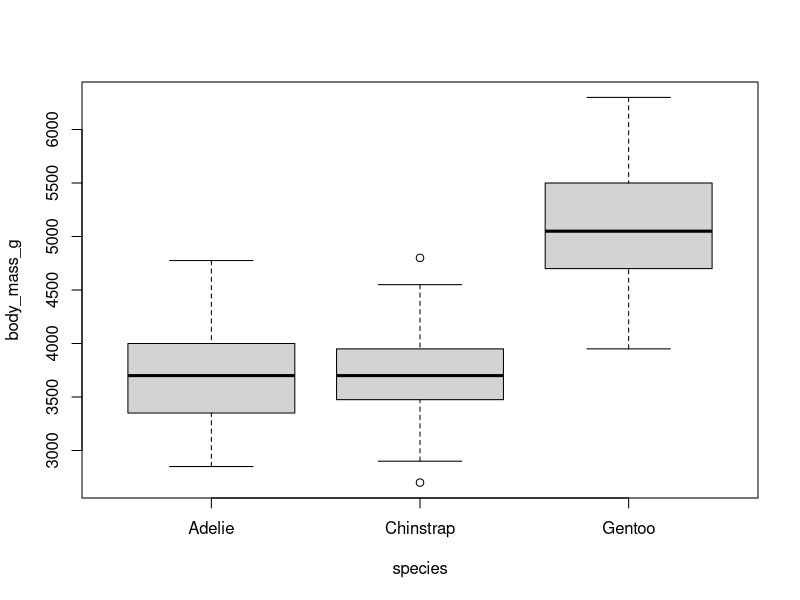
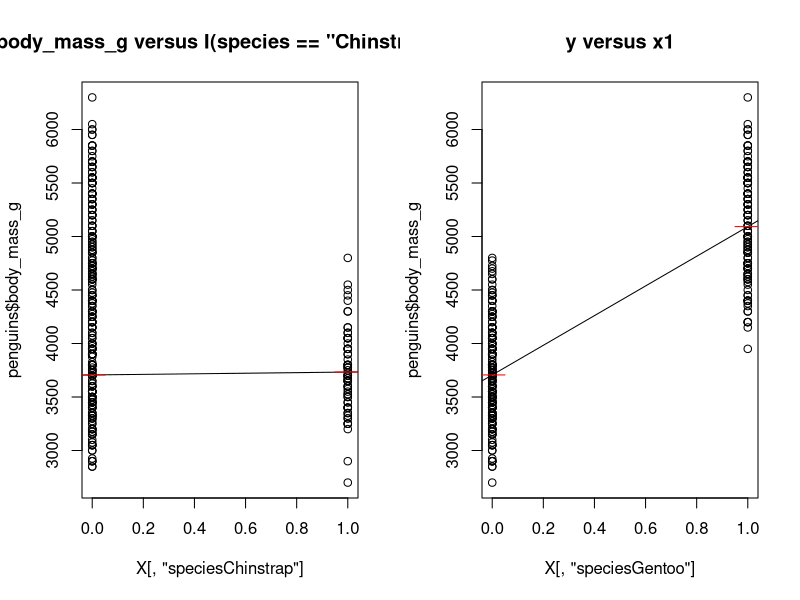
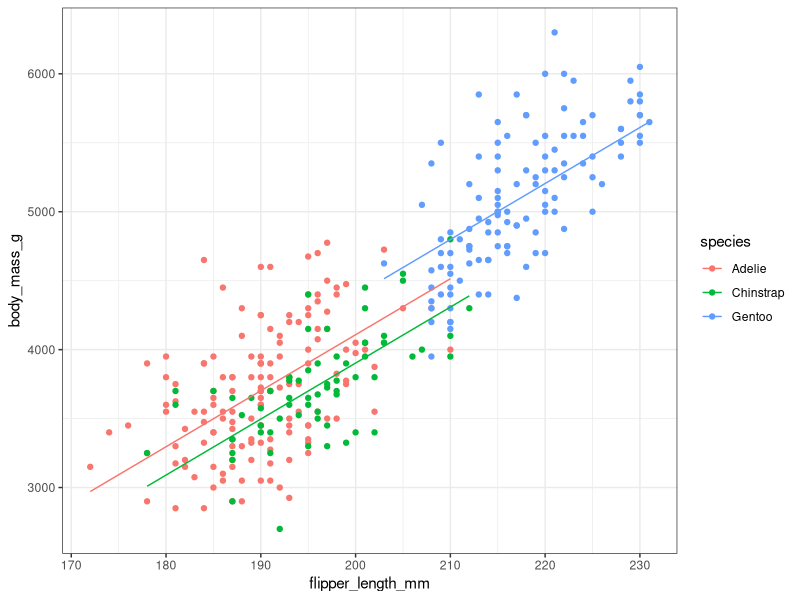
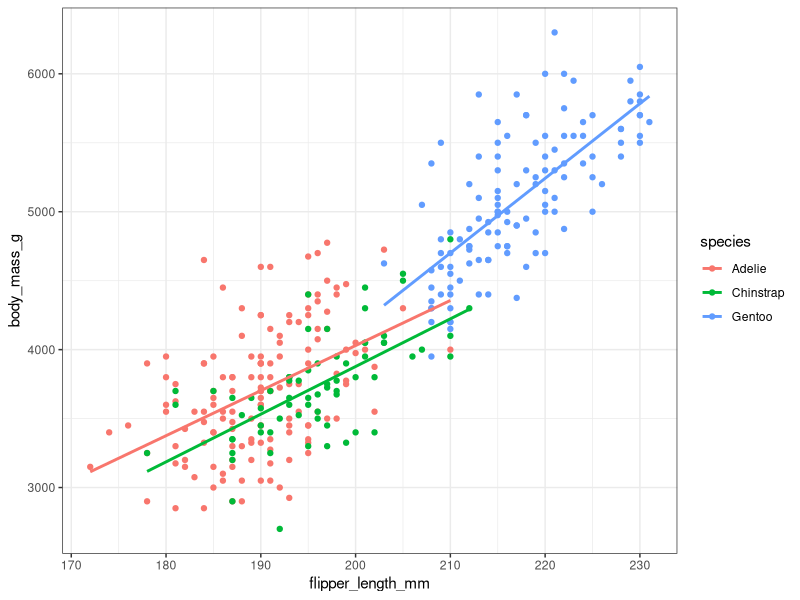

Write R code to recreate these figures, in order.
## ---- chunk 1
#| include: false
library(ggplot2)
library(palmerpenguins)
penguins <- penguins[complete.cases(penguins),]
set.seed(2112)
## ---- chunk 2
#| echo: false
#| label: dummy-plot
#| fig-height: 6

plot(body_mass_g ~ species, data = penguins)
## ---- chunk 3
#| label: intercept-significance
#| echo: true
summary(lm(body_mass_g ~ species, data = penguins))$coef
## ---- chunk 4
#| label: intercept-significance-anova
#| echo: true
anova(lm(body_mass_g ~ species, data = penguins))
## ---- chunk 5
#| label: dummy-plot-2-predictors
#| echo: false
#| fig-height: 6

mylm <- lm(body_mass_g ~ species, data = penguins)

X <- model.matrix(mylm)

par(mfrow = c(1, 2))
plot(X[, "speciesChinstrap"], penguins$body_mass_g, main = "body_mass_g versus I(species == \"Chinstrap\")")
abline(mylm$coef[1], mylm$coef[2])
lines(c(-0.05, 0.05), rep(mean(penguins$body_mass_g[penguins$species == "Adelie"]), 2), col = "red")
lines(c(0.95, 1.05),  rep(mean(penguins$body_mass_g[penguins$species == "Chinstrap"]), 2), col = "red")
plot(X[, "speciesGentoo"], penguins$body_mass_g, main = "y versus x1")
abline(mylm$coef[1], mylm$coef[3], main = "body_mass_g versus I(species == \"Gentoo\")")
lines(c(-0.05, 0.05), rep(mean(penguins$body_mass_g[penguins$species == "Adelie"]), 2), col = "red")
lines(c(0.95, 1.05),  rep(mean(penguins$body_mass_g[penguins$species == "Gentoo"]), 2), col = "red")
## ---- chunk 6
#| label: intercept-slope-plot
#| fig-height: 6

mylm <- lm(body_mass_g ~ flipper_length_mm + species, data = penguins)
penguins$preds <- predict(mylm)

ggplot(penguins) +
    theme_bw() +
    aes(x = flipper_length_mm, colour = species) +
    geom_point(aes(y = body_mass_g)) +
    geom_line(aes(y = preds))
## ---- chunk 7
#| label: intercept-slope-sig
#| echo: true

mylm <- lm(body_mass_g ~ species + flipper_length_mm, data = penguins)
anova(mylm, update(mylm, ~ . - species))
## ---- chunk 8
#| label: interaction-plot
ggplot(penguins) +
    theme_bw() +
    aes(x = flipper_length_mm, y = body_mass_g, colour = species) +
    geom_point() +
    geom_smooth(method = "lm", se = FALSE, formula = y ~ x)
## ---- chunk 9
#| label: interaction-sig
#| echo: true
interact_lm <- lm(body_mass_g ~ species * flipper_length_mm, data = penguins)
base_lm <- lm(body_mass_g ~ species + flipper_length_mm, data = penguins)
anova(interact_lm, base_lm)
## ---- chunk 10
#| label: set_reference
#| echo: true
#| eval: true
#| code-fold: false
penguins$species<- relevel(factor(penguins$species), ref = "Gentoo")
levels(penguins$species)
